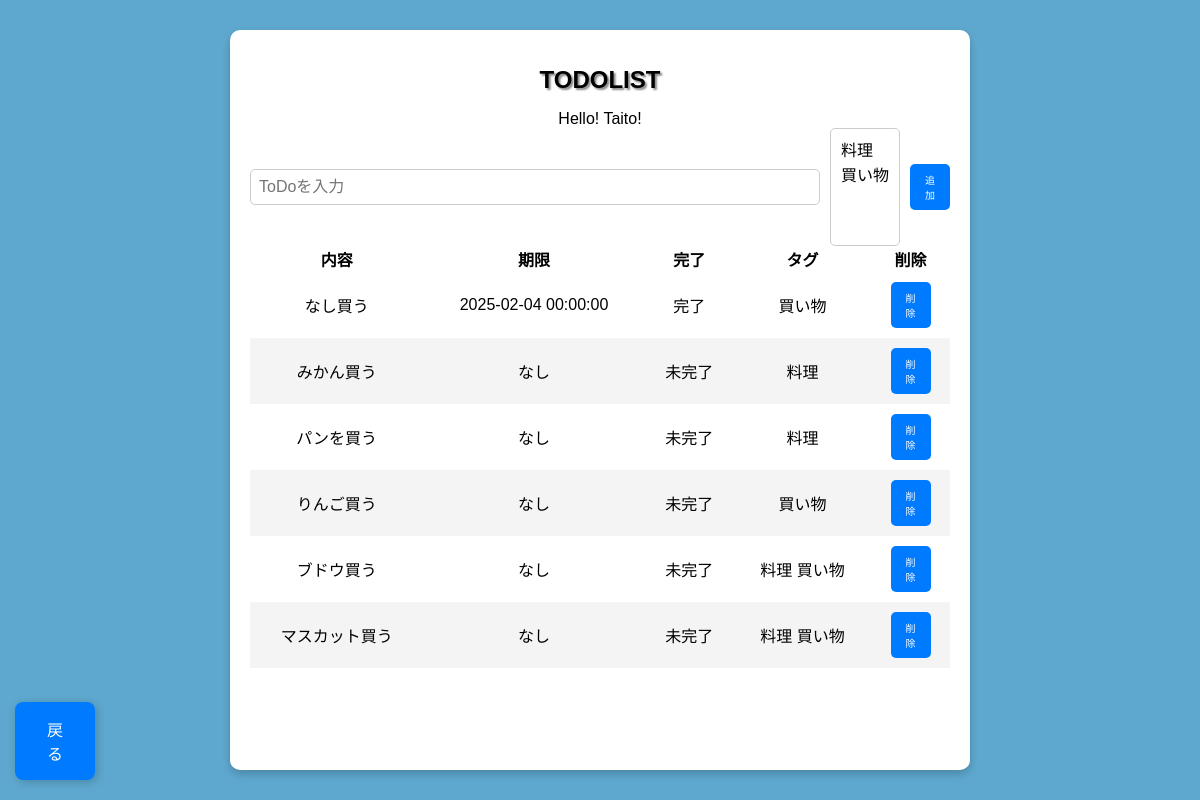
Before: /todo with the older database file.
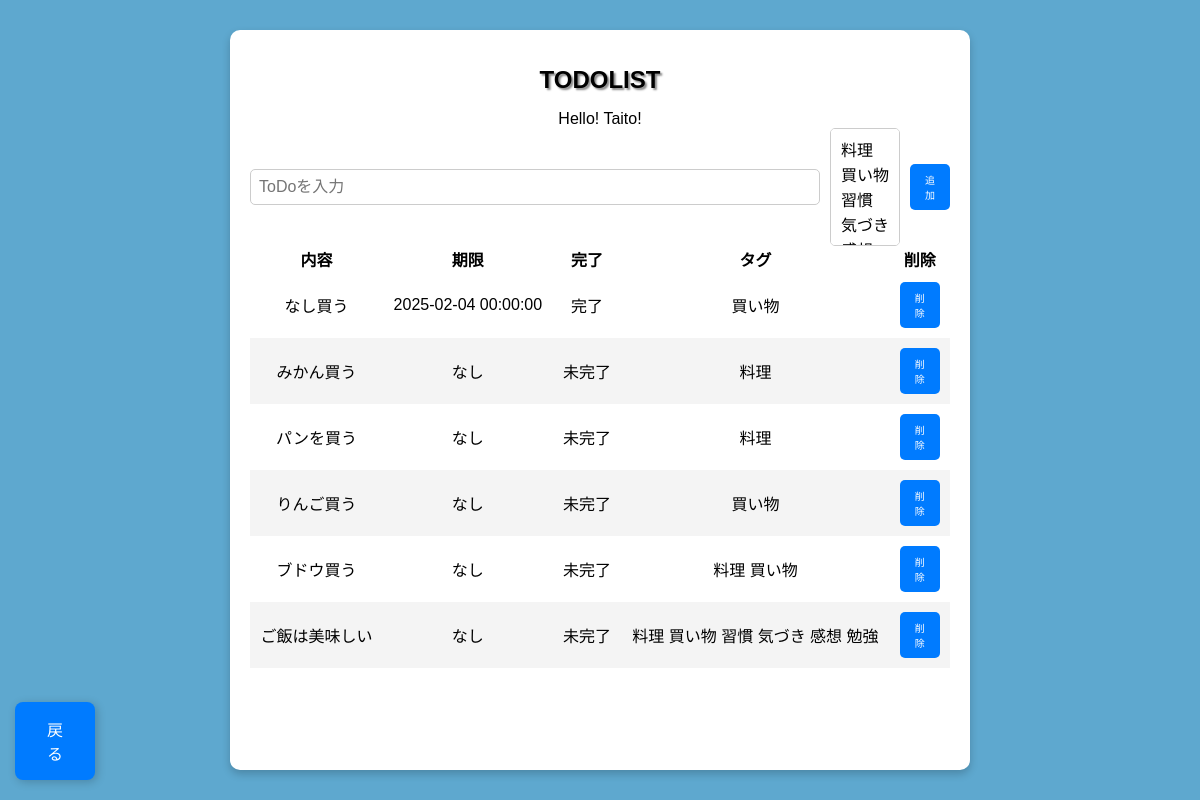
After: the same page with the newer database file.
### app/database/table/models.py (models this page shows)
class Todo(Base):
    __tablename__ = 'todo'
    __table_args__ = {
        'comment': 'todoの内容を管理するテーブル'
    }
    id   = Column('todo_id', Integer, primary_key=True, autoincrement=True)
    box  = Column('box', String(200), nullable=False)
    date = Column('date', DateTime, nullable=True)  # 現在時刻をデフォルトに設定
    completed = Column('completed', Boolean, default=False)
    settings = relationship("Set", back_populates="todo", cascade="all, delete-orphan")

class Tag(Base):
    __tablename__ = 'tag'
    __table_args__ = {
        'comment': 'tagの内容を管理するテーブル'
    }
    id   = Column('tag_id', Integer, primary_key=True, autoincrement=True)
    desc = Column('description', String(200), nullable=False)
    settings = relationship("Set", back_populates="tag", cascade="all, delete-orphan")

### app/main.py (the view)
@app.get("/todo")
async def read_todolist(request: Request):
    tag_list = db.query(Tag).all()
    todo_list = db.query(Todo).all()
    todo_list_with_tags = []
    for todo in todo_list:
        set_tags = (
            db.query(Tag.desc)
            .join(Set, Set.tag_id == Tag.id)
            .filter(Set.todo_id == todo.id)
            .all()
        )
        tag_descs = [set_tag.desc for set_tag in set_tags]
        todo_list_with_tags.append({
            "todo": todo,
            "set_tag_descs": tag_descs
        })
    db.close()
    return templates.TemplateResponse("todolist.html", {
        "request": request,
        "name": "Taito!",
        "todo_list": todo_list_with_tags,
        "tag_list": tag_list,
    })

### app/templates/todolist.html (shortened to what this page needs)
{%- extends "layout.html" %}
{%- block content %}
    <form id="todo-form" class="todo-form" method="POST" action="/todo">
        <input type="text" id="todo-input" class="todo-input" placeholder="ToDoを入力" name="box" required>
        <select id="tag-select" class="tag-select" name="tag" multiple>
            {% for tag in tag_list %}
                <option value="{{ tag.id }}">{{ tag.desc }}</option>
            {% endfor %}
        </select>
        <button type="submit" class="add-button">追加</button>
    </form>
    <table style="border-collapse: separate; border-spacing: 0;">
        <thead>
            <tr>
                <th>内容</th>
                <th>期限</th>
                <th>完了</th>
                <th>タグ</th>
                <th>削除</th>
            </tr>
        </thead>
        <tbody id="todo-list">
            {% for item in todo_list %}
            <tr>
                <td>
                    <a href="/todo/{{ item.todo.id }}" style="color: black; text-decoration: none;">
                        {{ item.todo.box }}
                    </a>
                </td>
                <td>{{ item.todo.date if item.todo.date else 'なし' }}</td>
                <td>{{ '完了' if item.todo.completed else '未完了' }}</td>
                <td>
                    {% if item.set_tag_descs %}
                        {% for tag_desc in item.set_tag_descs %}
                            <span>{{ tag_desc }}</span>
                        {% endfor %}
                    {% else %}
                        なし
                    {% endif %}
                </td>
                <td>
                    <button onclick="deleteTodo('{{ item.todo.id }}')" class="add-button">
                        削除
                    </button>
                </td>
            </tr>
            {% endfor %}
        </tbody>
    </table>
    <button type="button" class="back-button" onclick="history.back()">
        戻る
    </button>
{%- endblock %}

### app/templates/layout.html (shortened to what this page needs)
<!DOCTYPE html>
<html lang="ja">
<head>
    <link rel="stylesheet" href="/app/static/css/styles.css">
</head>
<body>
    <div class="background">
        <h1>TODOLIST</h1>
        <div style="display: flex; flex-direction: column; min-height: 80vh">
            <div class="container">
                Hello! {{ name }}
            </div>
        {%- block content %}{% endblock %}
        </div>
    </div>
</body>
</html>

### app/static/css/styles.css (style rules this page uses)
body { font-family: Arial, sans-serif; background-color: #5ea8cf; display: flex; justify-content: center; align-items: center; height: 100vh; margin: 0; }
.background { background: white; padding: 20px; border-radius: 10px; box-shadow: 0 4px 8px rgba(0, 0, 0, 0.2); text-align: center; width: 700px; }
h1 { font-size: 24px; font-weight: bold; text-shadow: 2px 2px 2px #888; }
input { flex: 1; padding: 10px; border: 2px solid #ccc; border-radius: 5px; font-size: 16px; }
button { background-color: #3498db; color: white; border: none; padding: 10px; cursor: pointer; border-radius: 5px; font-size: 20px; width: 40px; }
.back-button { position: fixed; bottom: 20px; left: 15px; width: 40px; background-color: #007bff; color: white; border: none; padding: 15px 40px; border-radius: 8px; font-size: 16px; cursor: pointer; box-shadow: 2px 2px 10px rgba(0, 0, 0, 0.2); transition: background-color 0.3s ease; display: flex; align-items: center; justify-content: center; }
.todo-form { display: flex; align-items: center; gap: 10px; }
.todo-input, .tag-select { padding: 8px; font-size: 16px; border: 1px solid #ccc; border-radius: 5px; }
.add-button { padding: 8px 15px; font-size: 10px; background-color: #007bff; color: white; border: none; border-radius: 5px; cursor: pointer; transition: background-color 0.3s ease; }
table { width: 100%; border-spacing: 0; }
#todo-list tr:nth-child(even) { background-color: #f4f4f4; }
#todo-list tr:nth-child(odd) { background-color: #ffffff; }
#todo-list tr { border-bottom: 1px solid #ccc; }
#todo-list tr:last-child { border-bottom: none; }
td { padding: 10px; }

Changed rows visible on the page:
shown differently, row unchanged: Tag "買い物": moves from the list under "マスカット買う" to the list under "ご飯は美味しい"
shown differently, row unchanged: Tag "料理": moves from the list under "マスカット買う" to the list under "ご飯は美味しい"
added Tag: {{ tag.id }} 4 (drawn), description "習慣"
added Tag: {{ tag.id }} 5 (drawn), description "気づき"
added Tag: {{ tag.id }} 6 (drawn), description "感想"
added Tag: description "勉強", shown under "ご飯は美味しい"
Other visible differences:
form field tag: "料理 / 買い物" → "料理 / 買い物 / 習慣 / 気づき"
new list line: "ご飯は美味しい なし 未完了"
new list line: "削除"
list line gone: "マスカット買う なし 未完了"
list line gone: "削除"
